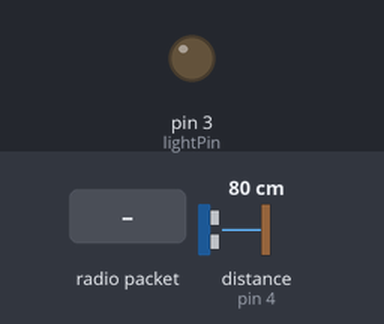
Recording of a sketch running on a simulated Arduino Uno, built with avr-gcc and run on an emulated ATmega328P. On the bench: output pins drawn as LEDs (lit = HIGH). Wiring (inferred from the names in the program): ultrasonic range finder: trigger pin 7; echo pin 4. Inputs (shaded band) come from the test bench; at power-on: distance to the obstacle (sensor on pin 4) 80 cm. The echo pulse lasts 58.3 µs per cm; no radio packets arrive unless stated; pins used as bus, display or sensor lines are not drawn; what the sketch prints to the serial monitor is not drawn.

Above: at 2.8 s.
2.9 s: radio packet "1" arrives
At 4.2 s:
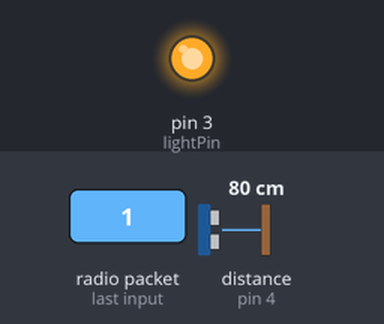
5.0 s: distance to the obstacle (sensor on pin 4) set to 12 cm
6.5 s: distance to the obstacle (sensor on pin 4) set to 9 cm
9.1 s: radio packet "0" arrives
At 11.7 s:
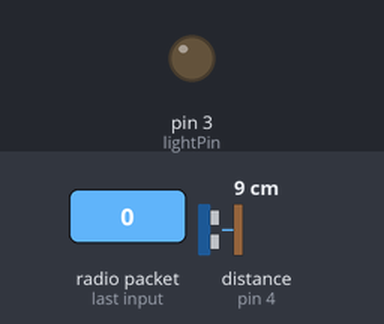
Timing chart, 0 to 13.2 s (numbered marks = the images above; inputs shaded):
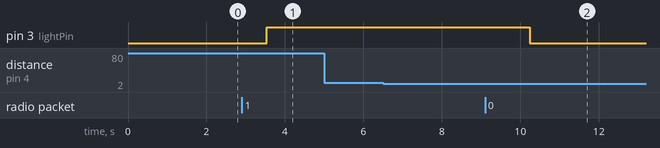

Measured:
- after the input at 2.9 s, pin 3 (lightPin): LOW → HIGH after 0.63 s
- after the input at 5.0 s, every drawn part: stays the same
- after the input at 6.5 s, every drawn part: stays the same
- after the input at 9.1 s, pin 3 (lightPin): HIGH → LOW after 1.1 s

The sketch:

Lora_Slave_project_1.ino
```cpp
#include <SPI.h>
#include <LoRa.h>
#define ss 10 //LoRa module NSS pin
#define rst 9 //LoRa module RST pin
#define dio0 2 //LoRa module dio0 pin


const int trigPin = 7;
const int echoPin = 4;
const int lightPin = 3;

//define sound speed in cm/uS
#define SOUND_SPEED 0.034

long duration;
float distanceCm;
String outgoing = "";
String status="";


void setup() {
  Serial.begin(9600);
  pinMode(trigPin, OUTPUT); // Sets the trigPin as an Output
  pinMode(echoPin, INPUT); // Sets the echoPin as an Input
  pinMode(lightPin, OUTPUT); // Sets the lightPin as an Onput
  digitalWrite(lightPin, LOW);
  while (!Serial);

  Serial.println("LoRa Two Way Communication");
  LoRa.setPins(ss, rst, dio0);


  if (!LoRa.begin(433E6)) {
    Serial.println("Starting LoRa failed!");
    while (1); // runs only once
  }
  LoRa.setSyncWord(0xA5); // isolates network
}

void loop() {

  delay(1000);

  onReceive(LoRa.parsePacket());

  digitalWrite(trigPin, LOW);
  delayMicroseconds(2);
  // Sets the trigPin on HIGH state for 10 micro seconds
  digitalWrite(trigPin, HIGH);
  delayMicroseconds(10);
  digitalWrite(trigPin, LOW);

  // Reads the echoPin, returns the sound wave travel time in microseconds
  duration = pulseIn(echoPin, HIGH);

  // Calculate the distance
  distanceCm = duration * SOUND_SPEED/2;


  // Prints the distance in the Serial Monitor
  Serial.print("Distance (cm): ");
  Serial.println(distanceCm);
  if (distanceCm <= 10)
  {
   outgoing="OBJECT AT DISTANCE : ";
   Serial.print("sending object distance" );
   LoRa.beginPacket();                                       // start packet
   LoRa.print(outgoing + String(distanceCm));                // add payload
   LoRa.endPacket();                                         // end payload
  }

}

void onReceive(int packetSize) {

  if (packetSize == 0) return;          // if there's no packet, return
  String incoming = "";


  while (LoRa.available()) {
    incoming += (char)LoRa.read();
  }
  Serial.println("Message: " + incoming);

  delay(500);

    if (incoming=="1"){
      digitalWrite(lightPin, HIGH);
      status="LED ON";
      Serial.println("light on");
    }
    else if (incoming=="0"){
    digitalWrite(lightPin, LOW);
    status="LED OFF";
    Serial.println("light off");
    }
    else if (incoming=="status") {
    Serial.println("SENDING STATUS")  ;
    for(int j =0 ; j<5 ; j++){
    LoRa.beginPacket();
    LoRa.print(status);
    LoRa.endPacket();
    Serial.print("packet no.");
    Serial.println(j);
    }
  }
  }
```
